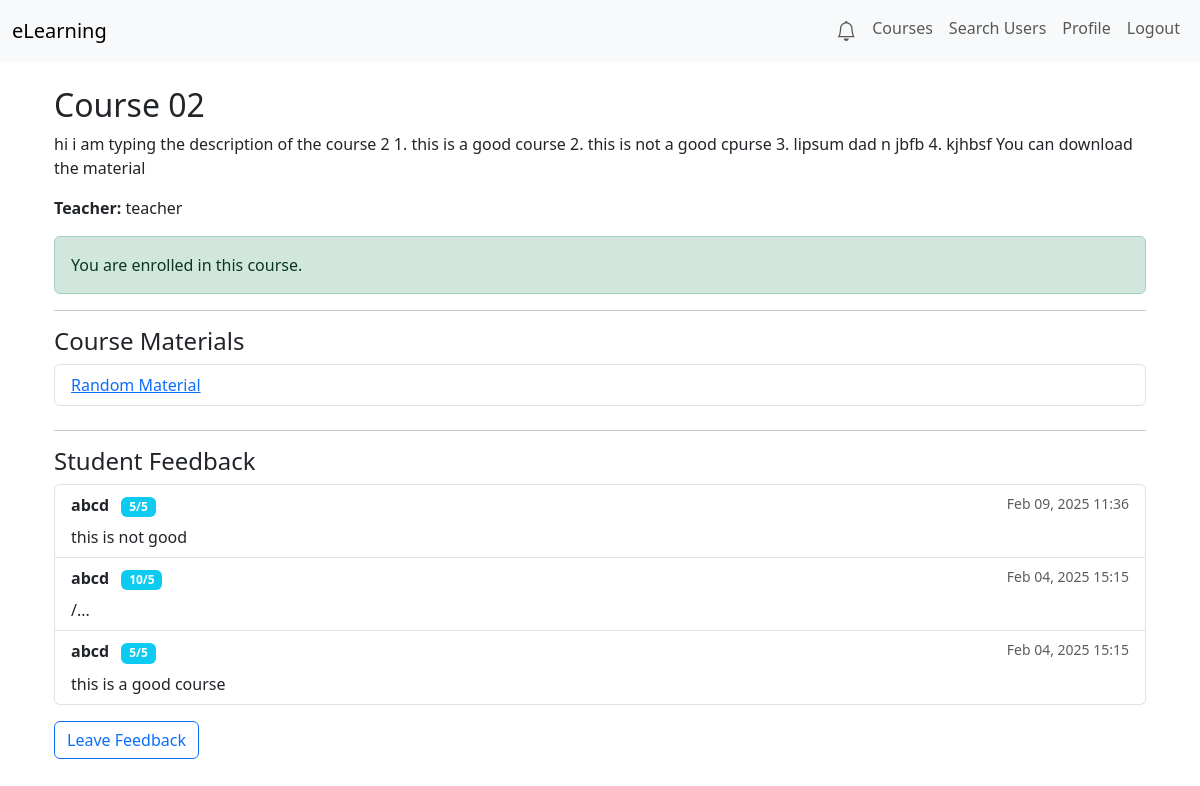
/courses/2/ (signed in), run on the app's committed database.
### courses/models.py (models this page shows, shortened)
class Course(models.Model):
    title = models.CharField(max_length=200)
    description = models.TextField()
    teacher = models.ForeignKey(
        settings.AUTH_USER_MODEL,
        on_delete=models.CASCADE,
        related_name='courses'
    )
    created_at = models.DateTimeField(auto_now_add=True)

class CourseMaterial(models.Model):
    course = models.ForeignKey(
        Course,
        on_delete=models.CASCADE,
        related_name='materials'
    )
    title = models.CharField(max_length=200)
    file = models.FileField(upload_to=course_material_upload_path)
    uploaded_at = models.DateTimeField(auto_now_add=True)

class Feedback(models.Model):
    course = models.ForeignKey(
        Course,
        on_delete=models.CASCADE,
        related_name='feedbacks'
    )
    student = models.ForeignKey(
        settings.AUTH_USER_MODEL,
        on_delete=models.CASCADE,
        related_name='feedbacks'
    )
    comment = models.TextField()
    rating = models.PositiveIntegerField(default=5)
    created_at = models.DateTimeField(auto_now_add=True)

### users/models.py (models this page shows, shortened)
class CustomUser(AbstractUser):
    STUDENT = 'Student'
    TEACHER = 'Teacher'
    ROLE_CHOICES = [
        (STUDENT, 'Student'),
        (TEACHER, 'Teacher'),
    ]
    real_name = models.CharField(max_length=150, blank=True)
    profile_picture = models.ImageField(upload_to='profile_pics/', null=True, blank=True)
    role = models.CharField(max_length=7, choices=ROLE_CHOICES, default=STUDENT)
    status = models.CharField(max_length=255, blank=True, null=True)

### courses/views.py (the view)
# urls.py: path('<int:course_id>/', views.course_detail, name='course-detail'),
@login_required
def course_detail(request, course_id):
    course = get_object_or_404(Course, id=course_id)
    is_enrolled = False
    if request.user.role == 'Student':
        is_enrolled = Enrollment.objects.filter(student=request.user, course=course).exists()
    materials = None
    if is_enrolled or (request.user == course.teacher):
        materials = course.materials.all()
    feedback_list = course.feedbacks.select_related('student').order_by('-created_at')
    return render(request, 'courses/course_detail.html', {
        'course': course,
        'is_enrolled': is_enrolled,
        'materials': materials,
        'feedback_list': feedback_list,
    })

### users/context_processors.py (called while the page is built)
def unread_notifications(request):
    if request.user.is_authenticated:
        count = request.user.notifications.filter(is_read=False).count()
        return {'unread_count': count}
    else:
        return {'unread_count': 0}

### courses/templates/courses/course_detail.html (shortened to what this page needs)
{% extends "base.html" %}
{% load static %}
{% block content %}
<div class="container mt-4">
    <h2>{{ course.title }}</h2>
    <p>{{ course.description }}</p>
    <p><strong>Teacher:</strong> {{ course.teacher.real_name }}</p>
    {% if user.role == 'Student' %}
        {% if is_enrolled %}
            <p class="alert alert-success">You are enrolled in this course.</p>
        {% else %}
            <p class="alert alert-info">You must enroll to access the full materials.</p>
            <a href="{% url 'courses:enroll-course' course_id=course.id %}" class="btn btn-success">
                Enroll in Course
            </a>
        {% endif %}
    {% endif %}
    <hr>
    <h4>Course Materials</h4>
    {% if materials %}
        <ul class="list-group mb-4">
            {% for material in materials %}
                <li class="list-group-item">
                    <a href="{{ material.file.url }}" target="_blank">{{ material.title }}</a>
                </li>
            {% endfor %}
        </ul>
    {% else %}
        <p>No materials uploaded yet or you aren't enrolled.</p>
    {% endif %}
    <hr>
    <h4>Student Feedback</h4>
    {% if feedback_list %}
        <ul class="list-group">
            {% for fb in feedback_list %}
                <li class="list-group-item">
                    <small class="text-muted float-end">
                        {{ fb.created_at|date:"M d, Y H:i" }}
                    </small>
                    <strong>{{ fb.student.username }}</strong>
                    {% if fb.rating %}
                        <span class="badge bg-info ms-2">{{ fb.rating }}/5</span>
                    {% endif %}
                    <p class="mb-0 mt-2">{{ fb.comment }}</p>
                </li>
            {% endfor %}
        </ul>
    {% else %}
        <p>No feedback yet.</p>
    {% endif %}
    {% if user.role == 'Student' and is_enrolled %}
        <div class="mt-3">
            <a href="{% url 'courses:leave-feedback' course_id=course.id %}" class="btn btn-outline-primary">
                Leave Feedback
            </a>
        </div>
    {% endif %}
</div>
{% endblock %}

### data on the page
Course: title "Course 02", description "hi i am typing the description of the course 2 1. this is a good course 2. this is not a good cpurse 3. lipsum dad n jbfb 4. kjhbsf You can download the material", teacher.real_name "teacher"
CourseMaterial: title "Random Material"
Feedback: created_at "Feb 09, 2025 11:36", student.username "abcd", rating "5", comment "this is not good"
Feedback: created_at "Feb 04, 2025 15:15", student.username "abcd", rating "10", comment "/..."
Feedback: created_at "Feb 04, 2025 15:15", student.username "abcd", rating "5", comment "this is a good course"
